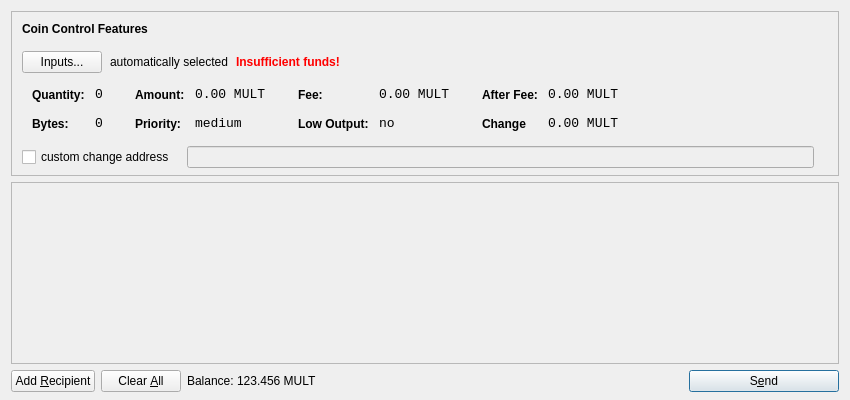
<?xml version="1.0" encoding="UTF-8"?>
<ui version="4.0">
 <class>SendCoinsDialog</class>
 <widget class="QDialog" name="SendCoinsDialog">
  <property name="geometry">
   <rect>
    <x>0</x>
    <y>0</y>
    <width>850</width>
    <height>400</height>
   </rect>
  </property>
  <property name="windowTitle">
   <string>Send Coins</string>
  </property>
  <layout class="QVBoxLayout" name="verticalLayout" stretch="0,1,0">
   <property name="bottomMargin">
    <number>8</number>
   </property>
   <item>
    <widget class="QFrame" name="frameCoinControl">
     <property name="sizePolicy">
      <sizepolicy hsizetype="Expanding" vsizetype="Expanding">
       <horstretch>0</horstretch>
       <verstretch>0</verstretch>
      </sizepolicy>
     </property>
     <property name="maximumSize">
      <size>
       <width>16777215</width>
       <height>16777215</height>
      </size>
     </property>
     <property name="frameShape">
      <enum>QFrame::StyledPanel</enum>
     </property>
     <property name="frameShadow">
      <enum>QFrame::Sunken</enum>
     </property>
     <layout class="QVBoxLayout" name="verticalLayoutCoinControl2">
      <property name="spacing">
       <number>-1</number>
      </property>
      <property name="leftMargin">
       <number>0</number>
      </property>
      <property name="topMargin">
       <number>0</number>
      </property>
      <property name="rightMargin">
       <number>0</number>
      </property>
      <property name="bottomMargin">
       <number>6</number>
      </property>
      <item>
       <layout class="QVBoxLayout" name="verticalLayoutCoinControl" stretch="0,0,0,0,1">
        <property name="spacing">
         <number>0</number>
        </property>
        <property name="leftMargin">
         <number>10</number>
        </property>
        <property name="topMargin">
         <number>10</number>
        </property>
        <item>
         <layout class="QHBoxLayout" name="horizontalLayoutCoinControl1">
          <property name="bottomMargin">
           <number>15</number>
          </property>
          <item>
           <widget class="QLabel" name="labelCoinControlFeatures">
            <property name="sizePolicy">
             <sizepolicy hsizetype="Preferred" vsizetype="Maximum">
              <horstretch>0</horstretch>
              <verstretch>0</verstretch>
             </sizepolicy>
            </property>
            <property name="font">
             <font>
              <weight>75</weight>
              <bold>true</bold>
             </font>
            </property>
            <property name="styleSheet">
             <string notr="true">font-weight:bold;</string>
            </property>
            <property name="text">
             <string>Coin Control Features</string>
            </property>
           </widget>
          </item>
         </layout>
        </item>
        <item>
         <layout class="QHBoxLayout" name="horizontalLayoutCoinControl2" stretch="0,0,0,0">
          <property name="spacing">
           <number>8</number>
          </property>
          <property name="bottomMargin">
           <number>10</number>
          </property>
          <item>
           <widget class="QPushButton" name="pushButtonCoinControl">
            <property name="styleSheet">
             <string notr="true"/>
            </property>
            <property name="text">
             <string>Inputs...</string>
            </property>
           </widget>
          </item>
          <item>
           <widget class="QLabel" name="labelCoinControlAutomaticallySelected">
            <property name="text">
             <string>automatically selected</string>
            </property>
            <property name="margin">
             <number>5</number>
            </property>
           </widget>
          </item>
          <item>
           <widget class="QLabel" name="labelCoinControlInsuffFunds">
            <property name="font">
             <font>
              <weight>75</weight>
              <bold>true</bold>
             </font>
            </property>
            <property name="styleSheet">
             <string notr="true">color:red;font-weight:bold;</string>
            </property>
            <property name="text">
             <string>Insufficient funds!</string>
            </property>
            <property name="margin">
             <number>5</number>
            </property>
           </widget>
          </item>
          <item>
           <spacer name="horizontalSpacerCoinControl">
            <property name="orientation">
             <enum>Qt::Horizontal</enum>
            </property>
            <property name="sizeHint" stdset="0">
             <size>
              <width>40</width>
              <height>1</height>
             </size>
            </property>
           </spacer>
          </item>
         </layout>
        </item>
        <item>
         <widget class="QWidget" name="widgetCoinControl" native="true">
          <property name="sizePolicy">
           <sizepolicy hsizetype="Preferred" vsizetype="Preferred">
            <horstretch>0</horstretch>
            <verstretch>0</verstretch>
           </sizepolicy>
          </property>
          <property name="minimumSize">
           <size>
            <width>0</width>
            <height>0</height>
           </size>
          </property>
          <property name="styleSheet">
           <string notr="true"/>
          </property>
          <layout class="QHBoxLayout" name="horizontalLayoutCoinControl5">
           <property name="margin">
            <number>0</number>
           </property>
           <item>
            <layout class="QHBoxLayout" name="horizontalLayoutCoinControl3" stretch="0,0,0,1">
             <property name="spacing">
              <number>20</number>
             </property>
             <property name="topMargin">
              <number>0</number>
             </property>
             <property name="bottomMargin">
              <number>10</number>
             </property>
             <item>
              <layout class="QFormLayout" name="formLayoutCoinControl1">
               <property name="horizontalSpacing">
                <number>10</number>
               </property>
               <property name="verticalSpacing">
                <number>14</number>
               </property>
               <property name="leftMargin">
                <number>10</number>
               </property>
               <property name="topMargin">
                <number>4</number>
               </property>
               <property name="rightMargin">
                <number>6</number>
               </property>
               <item row="0" column="0">
                <widget class="QLabel" name="labelCoinControlQuantityText">
                 <property name="styleSheet">
                  <string notr="true">font-weight:bold;</string>
                 </property>
                 <property name="text">
                  <string>Quantity:</string>
                 </property>
                 <property name="margin">
                  <number>0</number>
                 </property>
                </widget>
               </item>
               <item row="0" column="1">
                <widget class="QLabel" name="labelCoinControlQuantity">
                 <property name="font">
                  <font>
                   <family>Monospace</family>
                   <pointsize>10</pointsize>
                  </font>
                 </property>
                 <property name="cursor">
                  <cursorShape>IBeamCursor</cursorShape>
                 </property>
                 <property name="contextMenuPolicy">
                  <enum>Qt::ActionsContextMenu</enum>
                 </property>
                 <property name="text">
                  <string>0</string>
                 </property>
                 <property name="margin">
                  <number>0</number>
                 </property>
                 <property name="textInteractionFlags">
                  <set>Qt::LinksAccessibleByMouse|Qt::TextSelectableByKeyboard|Qt::TextSelectableByMouse</set>
                 </property>
                </widget>
               </item>
               <item row="1" column="0">
                <widget class="QLabel" name="labelCoinControlBytesText">
                 <property name="styleSheet">
                  <string notr="true">font-weight:bold;</string>
                 </property>
                 <property name="text">
                  <string>Bytes:</string>
                 </property>
                </widget>
               </item>
               <item row="1" column="1">
                <widget class="QLabel" name="labelCoinControlBytes">
                 <property name="font">
                  <font>
                   <family>Monospace</family>
                   <pointsize>10</pointsize>
                  </font>
                 </property>
                 <property name="cursor">
                  <cursorShape>IBeamCursor</cursorShape>
                 </property>
                 <property name="contextMenuPolicy">
                  <enum>Qt::ActionsContextMenu</enum>
                 </property>
                 <property name="text">
                  <string>0</string>
                 </property>
                 <property name="textInteractionFlags">
                  <set>Qt::LinksAccessibleByMouse|Qt::TextSelectableByKeyboard|Qt::TextSelectableByMouse</set>
                 </property>
                </widget>
               </item>
              </layout>
             </item>
             <item>
              <layout class="QFormLayout" name="formLayoutCoinControl2">
               <property name="horizontalSpacing">
                <number>10</number>
               </property>
               <property name="verticalSpacing">
                <number>14</number>
               </property>
               <property name="leftMargin">
                <number>6</number>
               </property>
               <property name="topMargin">
                <number>4</number>
               </property>
               <property name="rightMargin">
                <number>6</number>
               </property>
               <item row="0" column="0">
                <widget class="QLabel" name="labelCoinControlAmountText">
                 <property name="styleSheet">
                  <string notr="true">font-weight:bold;</string>
                 </property>
                 <property name="text">
                  <string>Amount:</string>
                 </property>
                 <property name="margin">
                  <number>0</number>
                 </property>
                </widget>
               </item>
               <item row="0" column="1">
                <widget class="QLabel" name="labelCoinControlAmount">
                 <property name="font">
                  <font>
                   <family>Monospace</family>
                   <pointsize>10</pointsize>
                  </font>
                 </property>
                 <property name="cursor">
                  <cursorShape>IBeamCursor</cursorShape>
                 </property>
                 <property name="contextMenuPolicy">
                  <enum>Qt::ActionsContextMenu</enum>
                 </property>
                 <property name="text">
                  <string>0.00 MULT</string>
                 </property>
                 <property name="textInteractionFlags">
                  <set>Qt::LinksAccessibleByMouse|Qt::TextSelectableByKeyboard|Qt::TextSelectableByMouse</set>
                 </property>
                </widget>
               </item>
               <item row="1" column="0">
                <widget class="QLabel" name="labelCoinControlPriorityText">
                 <property name="styleSheet">
                  <string notr="true">font-weight:bold;</string>
                 </property>
                 <property name="text">
                  <string>Priority:</string>
                 </property>
                </widget>
               </item>
               <item row="1" column="1">
                <widget class="QLabel" name="labelCoinControlPriority">
                 <property name="font">
                  <font>
                   <family>Monospace</family>
                   <pointsize>10</pointsize>
                  </font>
                 </property>
                 <property name="cursor">
                  <cursorShape>IBeamCursor</cursorShape>
                 </property>
                 <property name="contextMenuPolicy">
                  <enum>Qt::ActionsContextMenu</enum>
                 </property>
                 <property name="text">
                  <string>medium</string>
                 </property>
                 <property name="textInteractionFlags">
                  <set>Qt::LinksAccessibleByMouse|Qt::TextSelectableByKeyboard|Qt::TextSelectableByMouse</set>
                 </property>
                </widget>
               </item>
              </layout>
             </item>
             <item>
              <layout class="QFormLayout" name="formLayoutCoinControl3">
               <property name="horizontalSpacing">
                <number>10</number>
               </property>
               <property name="verticalSpacing">
                <number>14</number>
               </property>
               <property name="leftMargin">
                <number>6</number>
               </property>
               <property name="topMargin">
                <number>4</number>
               </property>
               <property name="rightMargin">
                <number>6</number>
               </property>
               <item row="0" column="0">
                <widget class="QLabel" name="labelCoinControlFeeText">
                 <property name="styleSheet">
                  <string notr="true">font-weight:bold;</string>
                 </property>
                 <property name="text">
                  <string>Fee:</string>
                 </property>
                 <property name="margin">
                  <number>0</number>
                 </property>
                </widget>
               </item>
               <item row="0" column="1">
                <widget class="QLabel" name="labelCoinControlFee">
                 <property name="font">
                  <font>
                   <family>Monospace</family>
                   <pointsize>10</pointsize>
                  </font>
                 </property>
                 <property name="cursor">
                  <cursorShape>IBeamCursor</cursorShape>
                 </property>
                 <property name="contextMenuPolicy">
                  <enum>Qt::ActionsContextMenu</enum>
                 </property>
                 <property name="text">
                  <string>0.00 MULT</string>
                 </property>
                 <property name="textInteractionFlags">
                  <set>Qt::LinksAccessibleByMouse|Qt::TextSelectableByKeyboard|Qt::TextSelectableByMouse</set>
                 </property>
                </widget>
               </item>
               <item row="1" column="0">
                <widget class="QLabel" name="labelCoinControlLowOutputText">
                 <property name="styleSheet">
                  <string notr="true">font-weight:bold;</string>
                 </property>
                 <property name="text">
                  <string>Low Output:</string>
                 </property>
                </widget>
               </item>
               <item row="1" column="1">
                <widget class="QLabel" name="labelCoinControlLowOutput">
                 <property name="font">
                  <font>
                   <family>Monospace</family>
                   <pointsize>10</pointsize>
                  </font>
                 </property>
                 <property name="cursor">
                  <cursorShape>IBeamCursor</cursorShape>
                 </property>
                 <property name="contextMenuPolicy">
                  <enum>Qt::ActionsContextMenu</enum>
                 </property>
                 <property name="text">
                  <string>no</string>
                 </property>
                 <property name="textInteractionFlags">
                  <set>Qt::LinksAccessibleByMouse|Qt::TextSelectableByKeyboard|Qt::TextSelectableByMouse</set>
                 </property>
                </widget>
               </item>
              </layout>
             </item>
             <item>
              <layout class="QFormLayout" name="formLayoutCoinControl4">
               <property name="horizontalSpacing">
                <number>10</number>
               </property>
               <property name="verticalSpacing">
                <number>14</number>
               </property>
               <property name="leftMargin">
                <number>6</number>
               </property>
               <property name="topMargin">
                <number>4</number>
               </property>
               <property name="rightMargin">
                <number>6</number>
               </property>
               <item row="0" column="0">
                <widget class="QLabel" name="labelCoinControlAfterFeeText">
                 <property name="styleSheet">
                  <string notr="true">font-weight:bold;</string>
                 </property>
                 <property name="text">
                  <string>After Fee:</string>
                 </property>
                 <property name="margin">
                  <number>0</number>
                 </property>
                </widget>
               </item>
               <item row="0" column="1">
                <widget class="QLabel" name="labelCoinControlAfterFee">
                 <property name="font">
                  <font>
                   <family>Monospace</family>
                   <pointsize>10</pointsize>
                  </font>
                 </property>
                 <property name="cursor">
                  <cursorShape>IBeamCursor</cursorShape>
                 </property>
                 <property name="contextMenuPolicy">
                  <enum>Qt::ActionsContextMenu</enum>
                 </property>
                 <property name="text">
                  <string>0.00 MULT</string>
                 </property>
                 <property name="textInteractionFlags">
                  <set>Qt::LinksAccessibleByMouse|Qt::TextSelectableByKeyboard|Qt::TextSelectableByMouse</set>
                 </property>
                </widget>
               </item>
               <item row="1" column="0">
                <widget class="QLabel" name="labelCoinControlChangeText">
                 <property name="styleSheet">
                  <string notr="true">font-weight:bold;</string>
                 </property>
                 <property name="text">
                  <string>Change</string>
                 </property>
                </widget>
               </item>
               <item row="1" column="1">
                <widget class="QLabel" name="labelCoinControlChange">
                 <property name="font">
                  <font>
                   <family>Monospace</family>
                   <pointsize>10</pointsize>
                  </font>
                 </property>
                 <property name="cursor">
                  <cursorShape>IBeamCursor</cursorShape>
                 </property>
                 <property name="contextMenuPolicy">
                  <enum>Qt::ActionsContextMenu</enum>
                 </property>
                 <property name="text">
                  <string>0.00 MULT</string>
                 </property>
                 <property name="textInteractionFlags">
                  <set>Qt::LinksAccessibleByMouse|Qt::TextSelectableByKeyboard|Qt::TextSelectableByMouse</set>
                 </property>
                </widget>
               </item>
              </layout>
             </item>
            </layout>
           </item>
          </layout>
         </widget>
        </item>
        <item>
         <layout class="QHBoxLayout" name="horizontalLayoutCoinControl4" stretch="0,0,0">
          <property name="spacing">
           <number>12</number>
          </property>
          <property name="sizeConstraint">
           <enum>QLayout::SetDefaultConstraint</enum>
          </property>
          <property name="topMargin">
           <number>5</number>
          </property>
          <property name="rightMargin">
           <number>5</number>
          </property>
          <item>
           <widget class="QCheckBox" name="checkBoxCoinControlChange">
            <property name="text">
             <string>custom change address</string>
            </property>
           </widget>
          </item>
          <item>
           <widget class="QLineEdit" name="lineEditCoinControlChange">
            <property name="enabled">
             <bool>false</bool>
            </property>
            <property name="sizePolicy">
             <sizepolicy hsizetype="Expanding" vsizetype="Fixed">
              <horstretch>0</horstretch>
              <verstretch>0</verstretch>
             </sizepolicy>
            </property>
           </widget>
          </item>
          <item>
           <widget class="QLabel" name="labelCoinControlChangeLabel">
            <property name="sizePolicy">
             <sizepolicy hsizetype="Preferred" vsizetype="Expanding">
              <horstretch>0</horstretch>
              <verstretch>0</verstretch>
             </sizepolicy>
            </property>
            <property name="minimumSize">
             <size>
              <width>0</width>
              <height>0</height>
             </size>
            </property>
            <property name="text">
             <string/>
            </property>
            <property name="margin">
             <number>3</number>
            </property>
           </widget>
          </item>
         </layout>
        </item>
        <item>
         <spacer name="verticalSpacerCoinControl">
          <property name="orientation">
           <enum>Qt::Vertical</enum>
          </property>
          <property name="sizeHint" stdset="0">
           <size>
            <width>800</width>
            <height>1</height>
           </size>
          </property>
         </spacer>
        </item>
       </layout>
      </item>
     </layout>
    </widget>
   </item>
   <item>
    <widget class="QScrollArea" name="scrollArea">
     <property name="widgetResizable">
      <bool>true</bool>
     </property>
     <widget class="QWidget" name="scrollAreaWidgetContents">
      <property name="geometry">
       <rect>
        <x>0</x>
        <y>0</y>
        <width>830</width>
        <height>165</height>
       </rect>
      </property>
      <layout class="QVBoxLayout" name="verticalLayout_2">
       <property name="margin">
        <number>0</number>
       </property>
       <item>
        <layout class="QVBoxLayout" name="entries">
         <property name="spacing">
          <number>6</number>
         </property>
        </layout>
       </item>
       <item>
        <spacer name="verticalSpacer">
         <property name="orientation">
          <enum>Qt::Vertical</enum>
         </property>
         <property name="sizeHint" stdset="0">
          <size>
           <width>20</width>
           <height>40</height>
          </size>
         </property>
        </spacer>
       </item>
      </layout>
     </widget>
    </widget>
   </item>
   <item>
    <layout class="QHBoxLayout" name="horizontalLayout">
     <item>
      <widget class="QPushButton" name="addButton">
       <property name="toolTip">
        <string>Send to multiple recipients at once</string>
       </property>
       <property name="text">
        <string>Add &amp;Recipient</string>
       </property>
       <property name="icon">
        <iconset resource="../bitcoin.qrc">
         <normaloff>:/icons/add</normaloff>:/icons/add</iconset>
       </property>
       <property name="autoDefault">
        <bool>false</bool>
       </property>
      </widget>
     </item>
     <item>
      <widget class="QPushButton" name="clearButton">
       <property name="sizePolicy">
        <sizepolicy hsizetype="Minimum" vsizetype="Fixed">
         <horstretch>0</horstretch>
         <verstretch>0</verstretch>
        </sizepolicy>
       </property>
       <property name="toolTip">
        <string>Remove all transaction fields</string>
       </property>
       <property name="text">
        <string>Clear &amp;All</string>
       </property>
       <property name="icon">
        <iconset resource="../bitcoin.qrc">
         <normaloff>:/icons/remove</normaloff>:/icons/remove</iconset>
       </property>
       <property name="autoRepeatDelay">
        <number>300</number>
       </property>
       <property name="autoDefault">
        <bool>false</bool>
       </property>
      </widget>
     </item>
     <item>
      <layout class="QHBoxLayout" name="horizontalLayout_2">
       <property name="spacing">
        <number>3</number>
       </property>
       <item>
        <widget class="QLabel" name="label">
         <property name="sizePolicy">
          <sizepolicy hsizetype="Preferred" vsizetype="Fixed">
           <horstretch>0</horstretch>
           <verstretch>0</verstretch>
          </sizepolicy>
         </property>
         <property name="text">
          <string>Balance:</string>
         </property>
        </widget>
       </item>
       <item>
        <widget class="QLabel" name="labelBalance">
         <property name="sizePolicy">
          <sizepolicy hsizetype="Preferred" vsizetype="Fixed">
           <horstretch>0</horstretch>
           <verstretch>0</verstretch>
          </sizepolicy>
         </property>
         <property name="cursor">
          <cursorShape>IBeamCursor</cursorShape>
         </property>
         <property name="text">
          <string>123.456 MULT</string>
         </property>
         <property name="textInteractionFlags">
          <set>Qt::LinksAccessibleByMouse|Qt::TextSelectableByKeyboard|Qt::TextSelectableByMouse</set>
         </property>
        </widget>
       </item>
      </layout>
     </item>
     <item>
      <spacer name="horizontalSpacer">
       <property name="orientation">
        <enum>Qt::Horizontal</enum>
       </property>
       <property name="sizeHint" stdset="0">
        <size>
         <width>40</width>
         <height>20</height>
        </size>
       </property>
      </spacer>
     </item>
     <item>
      <widget class="QPushButton" name="sendButton">
       <property name="minimumSize">
        <size>
         <width>150</width>
         <height>0</height>
        </size>
       </property>
       <property name="toolTip">
        <string>Confirm the send action</string>
       </property>
       <property name="text">
        <string>S&amp;end</string>
       </property>
       <property name="icon">
        <iconset resource="../bitcoin.qrc">
         <normaloff>:/icons/send</normaloff>:/icons/send</iconset>
       </property>
       <property name="default">
        <bool>true</bool>
       </property>
      </widget>
     </item>
    </layout>
   </item>
  </layout>
 </widget>
 <resources>
  <include location="../bitcoin.qrc"/>
 </resources>
 <connections/>
</ui>
